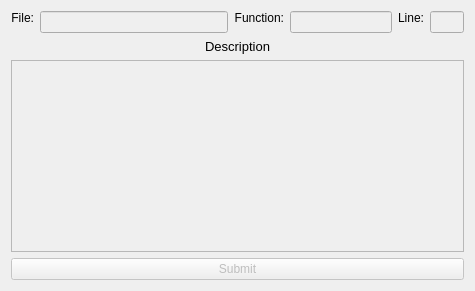
        <widget class="QWidget" name="tab">
         <attribute name="title">
          <string>Manual Entry</string>
         </attribute>
         <layout class="QGridLayout" name="gridLayout_3">
          <item row="0" column="2">
           <widget class="QLineEdit" name="textBrowser_Filename_2">
            <property name="enabled">
             <bool>false</bool>
            </property>
            <property name="sizePolicy">
             <sizepolicy hsizetype="Preferred" vsizetype="Fixed">
              <horstretch>11</horstretch>
              <verstretch>0</verstretch>
             </sizepolicy>
            </property>
            <property name="readOnly">
             <bool>false</bool>
            </property>
           </widget>
          </item>
          <item row="0" column="3">
           <widget class="QLabel" name="label_Function_2">
            <property name="text">
             <string>Function:</string>
            </property>
            <property name="alignment">
             <set>Qt::AlignRight|Qt::AlignTop|Qt::AlignTrailing</set>
            </property>
           </widget>
          </item>
          <item row="0" column="4">
           <widget class="QLineEdit" name="textBrowser_Function_2">
            <property name="enabled">
             <bool>false</bool>
            </property>
            <property name="sizePolicy">
             <sizepolicy hsizetype="Expanding" vsizetype="Fixed">
              <horstretch>6</horstretch>
              <verstretch>0</verstretch>
             </sizepolicy>
            </property>
            <property name="readOnly">
             <bool>false</bool>
            </property>
           </widget>
          </item>
          <item row="0" column="5">
           <widget class="QLabel" name="label_28">
            <property name="text">
             <string>Line:</string>
            </property>
            <property name="alignment">
             <set>Qt::AlignRight|Qt::AlignTop|Qt::AlignTrailing</set>
            </property>
           </widget>
          </item>
          <item row="0" column="6">
           <widget class="QLineEdit" name="lineNumber_2">
            <property name="enabled">
             <bool>false</bool>
            </property>
            <property name="sizePolicy">
             <sizepolicy hsizetype="Expanding" vsizetype="Fixed">
              <horstretch>2</horstretch>
              <verstretch>0</verstretch>
             </sizepolicy>
            </property>
            <property name="readOnly">
             <bool>false</bool>
            </property>
           </widget>
          </item>
          <item row="6" column="1" colspan="6">
           <widget class="QTextEditClick" name="textBrowser_Description_2">
            <property name="enabled">
             <bool>false</bool>
            </property>
            <property name="font">
             <font>
              <family>Courier New</family>
              <pointsize>9</pointsize>
             </font>
            </property>
            <property name="documentTitle">
             <string/>
            </property>
            <property name="readOnly">
             <bool>false</bool>
            </property>
           </widget>
          </item>
          <item row="0" column="1">
           <widget class="QLabel" name="label_Filename_2">
            <property name="text">
             <string>File:</string>
            </property>
            <property name="alignment">
             <set>Qt::AlignRight|Qt::AlignTop|Qt::AlignTrailing</set>
            </property>
           </widget>
          </item>
          <item row="4" column="1" colspan="6">
           <widget class="QLabel" name="label_29">
            <property name="font">
             <font>
              <pointsize>10</pointsize>
             </font>
            </property>
            <property name="text">
             <string>Description</string>
            </property>
            <property name="alignment">
             <set>Qt::AlignHCenter|Qt::AlignTop</set>
            </property>
           </widget>
          </item>
          <item row="7" column="1" colspan="6">
           <widget class="QPushButton" name="pushButtonSubmitManual">
            <property name="enabled">
             <bool>false</bool>
            </property>
            <property name="text">
             <string>Submit</string>
            </property>
           </widget>
          </item>
         </layout>
        </widget>
